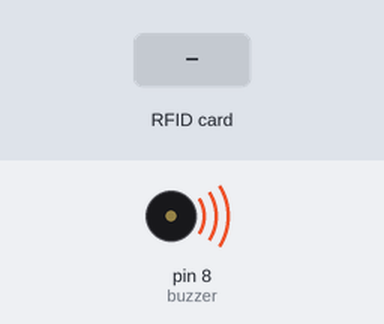
The sketch below on a simulated Arduino Uno, built with avr-gcc and run on an emulated ATmega328P. Shown: buzzer (waves = sounding). The inputs (shaded band) are chosen by the test bench. What the sketch prints to the serial monitor is not drawn.

Above: at 0.1 s.
At 1.8 s:
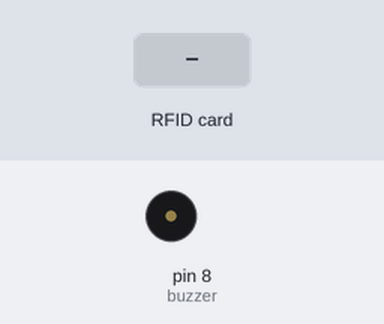
1.9 s: RFID card 5E 7A 19 C4 held to the reader
At 2.6 s:
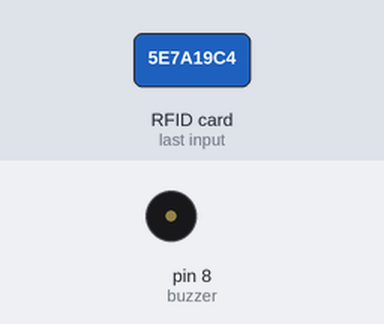
Timing chart, 0 to 4.9 s (numbered marks = the images above; inputs shaded):
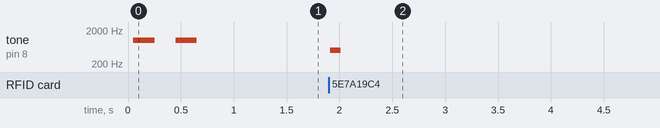

Measured:
- after the input at 1.9 s, tone on pin 8 (buzzer): silent → 500 Hz at once, → silent 0.10 s later

The sketch:

leitura_item.ino
```cpp
#include <SPI.h>
#include <MFRC522.h>

#define SS_PIN 10
#define RST_PIN 9

// Declarando o rfid
MFRC522 mfrc522(SS_PIN, RST_PIN);

// Cria a chave de autenticação
MFRC522::MIFARE_Key key;

// Declaração prévia
bool autenticacao(int bloco);
void ler_dados(int bloco);

// portas
int buzzer = 8;

// Blocos
int blocoTipo = 2;
int blocoDestino = 1;

void setup() {
  Serial.begin(115200);
  SPI.begin();
  mfrc522.PCD_Init();

  pinMode(buzzer, OUTPUT);

  for (byte i = 0; i < 6; i++) {
    key.keyByte[i] = 0xFF;
  }

  Serial.println(F("Sistema iniciado."));

  tone(buzzer, 1000);
  delay(200);
  noTone(buzzer);
  delay(200);
  tone(buzzer, 1000);
  delay(200);
  noTone(buzzer);

  Serial.println("__MODO DE LEITURA___");
  Serial.println("\n\nInsira o cartão para ser lido...");
}

void loop() {
  // Modo de Leitura limpo usando o loop principal do Arduino


  if (mfrc522.PICC_IsNewCardPresent() && mfrc522.PICC_ReadCardSerial()) {
    ler_dados(blocoTipo);

    mfrc522.PICC_HaltA();
    mfrc522.PCD_StopCrypto1();
    delay(1500);
  }
}

bool autenticacao(int bloco){
  MFRC522::StatusCode status;
  status = mfrc522.PCD_Authenticate(MFRC522::PICC_CMD_MF_AUTH_KEY_A, bloco, &key, &(mfrc522.uid));
  if (status != MFRC522::STATUS_OK) {
    mfrc522.PICC_HaltA();
    mfrc522.PCD_StopCrypto1();
    return false;
  }
  return true;
}

void ler_dados(int bloco){
  String dadosBloco = "";

  Serial.println("\nCartão identificado...");

  if (!autenticacao(bloco)) {
    return;
  }

  byte blocoBuffer[18];
  byte tamanhoBuffer = sizeof(blocoBuffer);

  MFRC522::StatusCode status = mfrc522.MIFARE_Read(bloco, blocoBuffer, &tamanhoBuffer);
  if (status != MFRC522::STATUS_OK) {
    mfrc522.PICC_HaltA();
    mfrc522.PCD_StopCrypto1();
    return;
  }

  Serial.println("informaçao no bloco");
  Serial.println(bloco);

  for (uint8_t i = 0; i < 16; i++) {
    dadosBloco += (char)blocoBuffer[i];
  }

  dadosBloco.trim();
  Serial.println(dadosBloco);

  tone(buzzer, 500);
  delay(100);
  noTone(buzzer);
}
```
